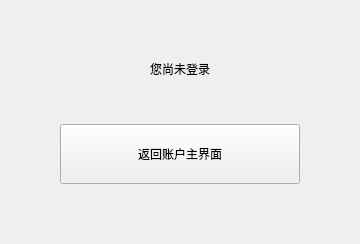
          <widget class="QWidget" name="accountSettingsPage_2">
           <layout class="QVBoxLayout" name="accountSettingsLayout_2">
            <item>
             <layout class="QHBoxLayout" name="horizontalLayout_4">
              <item>
               <spacer name="horizontalSpacer_12">
                <property name="orientation">
                 <enum>Qt::Horizontal</enum>
                </property>
                <property name="sizeHint" stdset="0">
                 <size>
                  <width>40</width>
                  <height>20</height>
                 </size>
                </property>
               </spacer>
              </item>
              <item>
               <widget class="QWidget" name="verticalWidget" native="true">
                <property name="minimumSize">
                 <size>
                  <width>20</width>
                  <height>0</height>
                 </size>
                </property>
                <layout class="QVBoxLayout" name="verticalLayout_13">
                 <item>
                  <spacer name="verticalSpacer_14">
                   <property name="orientation">
                    <enum>Qt::Vertical</enum>
                   </property>
                   <property name="sizeHint" stdset="0">
                    <size>
                     <width>20</width>
                     <height>40</height>
                    </size>
                   </property>
                  </spacer>
                 </item>
                 <item>
                  <widget class="QLabel" name="accountInfoLabel_2">
                   <property name="text">
                    <string>您尚未登录</string>
                   </property>
                   <property name="alignment">
                    <set>Qt::AlignCenter</set>
                   </property>
                  </widget>
                 </item>
                 <item>
                  <spacer name="verticalSpacer_15">
                   <property name="orientation">
                    <enum>Qt::Vertical</enum>
                   </property>
                   <property name="sizeType">
                    <enum>QSizePolicy::Fixed</enum>
                   </property>
                   <property name="sizeHint" stdset="0">
                    <size>
                     <width>20</width>
                     <height>40</height>
                    </size>
                   </property>
                  </spacer>
                 </item>
                 <item>
                  <widget class="QPushButton" name="backToMenuButtonFromAccount_2">
                   <property name="minimumSize">
                    <size>
                     <width>240</width>
                     <height>60</height>
                    </size>
                   </property>
                   <property name="text">
                    <string>返回账户主界面</string>
                   </property>
                  </widget>
                 </item>
                 <item>
                  <spacer name="verticalSpacer_19">
                   <property name="orientation">
                    <enum>Qt::Vertical</enum>
                   </property>
                   <property name="sizeHint" stdset="0">
                    <size>
                     <width>20</width>
                     <height>40</height>
                    </size>
                   </property>
                  </spacer>
                 </item>
                </layout>
               </widget>
              </item>
              <item>
               <spacer name="horizontalSpacer_9">
                <property name="orientation">
                 <enum>Qt::Horizontal</enum>
                </property>
                <property name="sizeHint" stdset="0">
                 <size>
                  <width>40</width>
                  <height>20</height>
                 </size>
                </property>
               </spacer>
              </item>
             </layout>
            </item>
           </layout>
          </widget>
